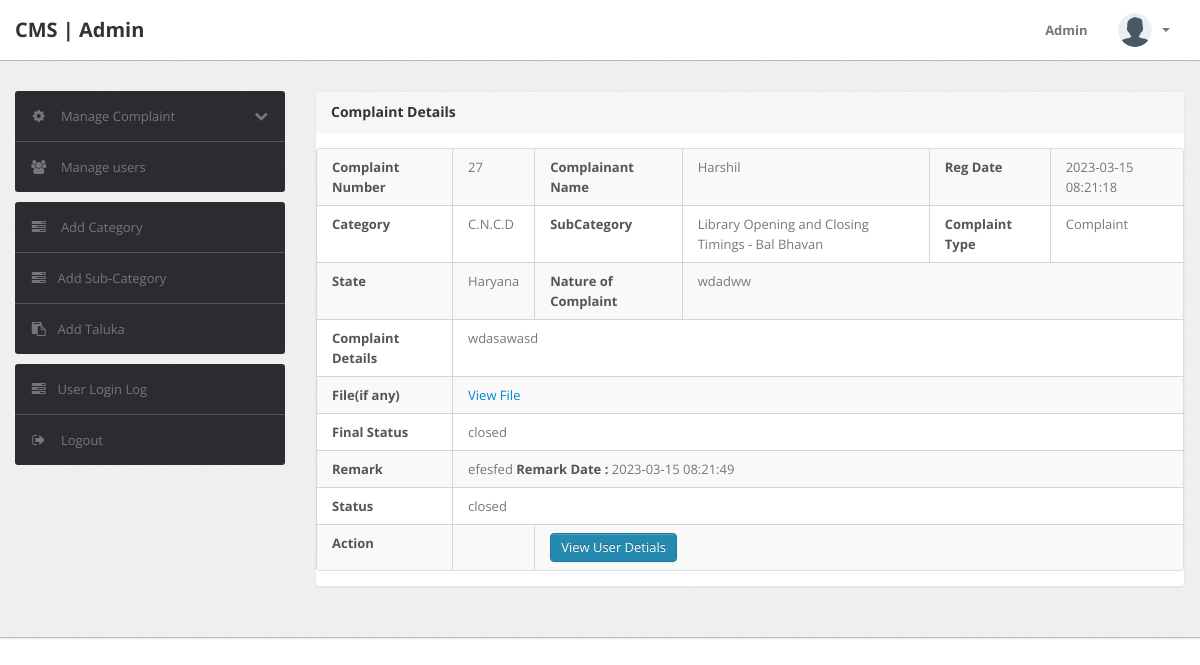
Screenshot of /admin/complaint-details.php?cid=27 (signed in) with the database file from the repository.
### tables this page shows
CREATE TABLE `tblcomplaints` (
  `complaintNumber` int(11) NOT NULL,
  `userId` int(11) DEFAULT NULL,
  `category` int(11) DEFAULT NULL,
  `subcategory` varchar(255) DEFAULT NULL,
  `complaintType` varchar(255) DEFAULT NULL,
  `state` varchar(255) DEFAULT NULL,
  `noc` varchar(255) DEFAULT NULL,
  `complaintDetails` mediumtext DEFAULT NULL,
  `complaintFile` varchar(255) DEFAULT NULL,
  `regDate` timestamp NULL DEFAULT current_timestamp(),
  `status` varchar(50) DEFAULT NULL,
  `lastUpdationDate` timestamp NULL DEFAULT NULL ON UPDATE current_timestamp()
);

CREATE TABLE `users` (
  `id` int(11) NOT NULL,
  `fullName` varchar(255) DEFAULT NULL,
  `userEmail` varchar(255) DEFAULT NULL,
  `password` varchar(255) DEFAULT NULL,
  `contactNo` bigint(11) DEFAULT NULL,
  `address` tinytext DEFAULT NULL,
  `State` varchar(255) DEFAULT NULL,
  `country` varchar(255) DEFAULT NULL,
  `pincode` int(6) DEFAULT NULL,
  `userImage` varchar(255) DEFAULT NULL,
  `regDate` timestamp NOT NULL DEFAULT current_timestamp(),
  `updationDate` timestamp NULL DEFAULT NULL,
  `status` int(1) DEFAULT NULL
);

CREATE TABLE `category` (
  `id` int(11) NOT NULL,
  `categoryName` varchar(255) DEFAULT NULL,
  `categoryDescription` longtext DEFAULT NULL,
  `creationDate` timestamp NULL DEFAULT current_timestamp(),
  `updationDate` timestamp NULL DEFAULT NULL ON UPDATE current_timestamp()
);

CREATE TABLE `complaintremark` (
  `id` int(11) NOT NULL,
  `complaintNumber` int(11) DEFAULT NULL,
  `status` varchar(255) DEFAULT NULL,
  `remark` mediumtext DEFAULT NULL,
  `remarkDate` timestamp NULL DEFAULT current_timestamp()
);

### admin/complaint-details.php (the view, shortened to what this page needs)
<?php
include('include/config.php');
if (strlen($_SESSION['alogin']) == 0) {
	header('location:index.php');
} else {
	?>
	<!DOCTYPE html>
	<html lang="en">
	<head>
		<link type="text/css" href="bootstrap/css/bootstrap.min.css" rel="stylesheet">
		<link type="text/css" href="bootstrap/css/bootstrap-responsive.min.css" rel="stylesheet">
		<link type="text/css" href="css/theme.css" rel="stylesheet">
		<link type="text/css" href="images/icons/css/font-awesome.css" rel="stylesheet">
	</head>
	<body>
		<?php include('include/header.php'); ?>
		<div class="wrapper">
			<div class="container">
				<div class="row">
					<?php include('include/sidebar.php'); ?>
					<div class="span9">
						<div class="content">
							<div class="module">
								<div class="module-head">
									<h3>Complaint Details</h3>
								</div>
								<div class="module-body table">
									<table cellpadding="0" cellspacing="0" border="0"
										class="datatable-1 table table-bordered table-striped	 display" width="100%">
										<tbody>
											<?php $st = 'closed';
											$query = mysqli_query($con, "select tblcomplaints.*,users.fullName as name,category.categoryName as catname from tblcomplaints join users on users.id=tblcomplaints.userId join category on category.id=tblcomplaints.category where tblcomplaints.complaintNumber='" . $_GET['cid'] . "'");
											while ($row = mysqli_fetch_array($query)) {
												?>
												<tr>
													<td><b>Complaint Number</b></td>
													<td>
														<?php echo htmlentities($row['complaintNumber']); ?>
													</td>
													<td><b>Complainant Name</b></td>
													<td>
														<?php echo htmlentities($row['name']); ?>
													</td>
													<td><b>Reg Date</b></td>
													<td>
														<?php echo htmlentities($row['regDate']); ?>
													</td>
												</tr>
												<tr>
													<td><b>Category </b></td>
													<td>
														<?php echo htmlentities($row['catname']); ?>
													</td>
													<td><b>SubCategory</b></td>
													<td>
														<?php echo htmlentities($row['subcategory']); ?>
													</td>
													<td><b>Complaint Type</b></td>
													<td>
														<?php echo htmlentities($row['complaintType']); ?>
													</td>
												</tr>
												<tr>
													<td><b>State </b></td>
													<td>
														<?php echo htmlentities($row['state']); ?>
													</td>
													<td><b>Nature of Complaint</b></td>
													<td colspan="3">
														<?php echo htmlentities($row['noc']); ?>
													</td>
												</tr>
												<tr>
													<td><b>Complaint Details </b></td>
													<td colspan="5">
														<?php echo htmlentities($row['complaintDetails']); ?>
													</td>
												</tr>
												<tr>
													<td><b>File(if any) </b></td>
													<td colspan="5">
														<?php $cfile = $row['complaintFile'];
														if ($cfile == "" || $cfile == "NULL") {
															echo "File NA";
														} else { ?>
															<a href="../users/complaintdocs/<?php echo htmlentities($row['complaintFile']); ?>"
																target="_blank" /> View File</a>
														<?php } ?>
													</td>
												</tr>
												<tr>
													<td><b>Final Status</b></td>
													<td colspan="5">
														<?php if ($row['status'] == "") {
															echo "Not Process Yet";
														} else {
															echo htmlentities($row['status']);
														} ?>
													</td>
												</tr>
												<?php $ret = mysqli_query($con, "select complaintremark.remark as remark,complaintremark.status as sstatus,complaintremark.remarkDate as rdate from complaintremark join tblcomplaints on tblcomplaints.complaintNumber=complaintremark.complaintNumber where complaintremark.complaintNumber='" . $_GET['cid'] . "'");
												while ($rw = mysqli_fetch_array($ret)) {
													?>
													<tr>
														<td><b>Remark</b></td>
														<td colspan="5">
															<?php echo htmlentities($rw['remark']); ?> <b>Remark Date :</b>
															<?php echo htmlentities($rw['rdate']); ?>
														</td>
													</tr>
													<tr>
														<td><b>Status</b></td>
														<td colspan="5">
															<?php echo htmlentities($rw['sstatus']); ?>
														</td>
													</tr>
												<?php } ?>
												<tr>
													<td><b>Action</b></td>
													<td>
													</td>
													<td colspan="4">
														<a href="javascript:void(0);"
															onClick="popUpWindow('http://localhost/cms/admin/userprofile.php?uid=<?php echo htmlentities($row['userId']); ?>');"
															title="Update order">
															<button type="button" class="btn btn-primary">View User
																Detials</button></a>
													</td>
												</tr>
											<?php } ?>
									</table>
								</div>
							</div>
						</div>
					</div>
				</div>
			</div>
		</div>
	</body>
<?php } ?>

### admin/css/theme.css (style rules this page uses)
body { font-size: 13px; font-family: 'Open Sans', Arial, sans-serif; background: #fff; color: #777 }
h1, h2, h3, h4, h5, h6 { color: #333; margin-top: 0 }
h3 { font-size: 20px }
strong, b { color: #555 }
.wrapper { background: url(../images/bg.png) #eee; border-bottom: 1px solid #bbb; -webkit-box-shadow: 0 1px 2px rgba(0, 0, 0, 0.1); -moz-box-shadow: 0 1px 2px rgba(0, 0, 0, 0.1); box-shadow: 0 1px 2px rgba(0, 0, 0, 0.1); padding: 30px 0 }
select, textarea, input[type="text"], input[type="password"], input[type="datetime"], input[type="datetime-local"], input[type="date"], input[type="month"], input[type="time"], input[type="week"], input[type="number"], input[type="email"], input[type="url"], input[type="search"], input[type="tel"], input[type="color"], .uneditable-input, label, input, button, select, textarea { -webkit-border-radius: 3px; -moz-border-radius: 3px; border-radius: 3px; font-size: 13px; font-family: 'Open Sans', Tahoma, Arial, sans-serif }
.module { background: #fff; -webkit-border-radius: 3px; -moz-border-radius: 3px; border-radius: 3px; border: 1px solid #ccc; border-bottom-color: #bbb; -webkit-box-shadow: 0 0 1px rgba(0, 0, 0, 0.2); -moz-box-shadow: 0 0 1px rgba(0, 0, 0, 0.2); box-shadow: 0 0 1px rgba(0, 0, 0, 0.2); margin-bottom: 30px }
.btn, .btn-box { -webkit-border-radius: 3px; -moz-border-radius: 3px; border-radius: 3px }
.btn { font-size: 13px; font-weight: 600 }
.btn { display: inline-block; margin-bottom: 0; font-weight: 400; text-align: center; vertical-align: middle; cursor: pointer; background-image: none; border: 1px solid transparent; white-space: nowrap; padding: 4px 10px; font-size: 13px; line-height: 1.42857; border-radius: 4px; -webkit-user-select: none; -moz-user-select: none; -ms-user-select: none; user-select: none }
.btn-primary { color: #fff; background-color: #248aaf; border-color: #20799a }
.table { margin-bottom: 0 }
.table th, .table td { border-color: #d5d5d5 !important }
.table-bordered thead:first-child tr:first-child>th:first-child, .table-bordered tbody:first-child tr:first-child>td:first-child { -webkit-border-top-left-radius: 2px; -moz-border-radius-topleft: 2px; border-top-left-radius: 2px }
.table-bordered thead:first-child tr:first-child>th:last-child, .table-bordered tbody:first-child tr:first-child>td:last-child { -webkit-border-top-right-radius: 2px; -moz-border-radius-topright: 2px; border-top-right-radius: 2px }
.table-bordered thead:last-child tr:last-child>th:first-child, .table-bordered tbody:last-child tr:last-child>td:first-child, .table-bordered tfoot:last-child tr:last-child>td:first-child { -webkit-border-bottom-left-radius: 2px; -moz-border-radius-bottomleft: 2px; border-bottom-left-radius: 2px }
.table-bordered thead:last-child tr:last-child>th:last-child, .table-bordered tbody:last-child tr:last-child>td:last-child, .table-bordered tfoot:last-child tr:last-child>td:last-child { -webkit-border-bottom-right-radius: 2px; -moz-border-radius-bottomright: 2px; border-bottom-right-radius: 2px }
.module { box-shadow: 0 0 3px rgba(0, 0, 0, .1); border-color: #e9e9e9; margin-bottom: 20px; background-color: #fff; border-radius: 4px; -webkit-box-shadow: 0 1px 1px rgba(0, 0, 0, .05); box-shadow: 0 1px 1px rgba(0, 0, 0, .05); }
.module-head { color: #767676; background-color: #f6f6f6; border-color: #e9e9e9; padding: 10px 15px; border-bottom: 1px solid transparent; border-top-right-radius: 3px; border-top-left-radius: 3px; }
.module-head h3 { font-size: 14px; line-height: 20px; height: 20px; margin: 0 }
.module-body { padding: 15px }
.module-body.table { padding: 15px 0 }
.module-body.table .table th, .module-body.table .table td { padding-left: 15px; padding-right: 15px }

### rows the page displays
tblcomplaints: complaintNumber "27", userId.fullName "Harshil", regDate "2023-03-15 08:21:18", category.categoryName "C.N.C.D", subcategory "Library Opening and Closing Timings - Bal Bhavan", complaintType "Complaint", state "Haryana", noc "wdadww", complaintDetails "wdasawasd", status "closed"
complaintremark: remark "efesfed", remarkDate "2023-03-15 08:21:49", status "closed"
